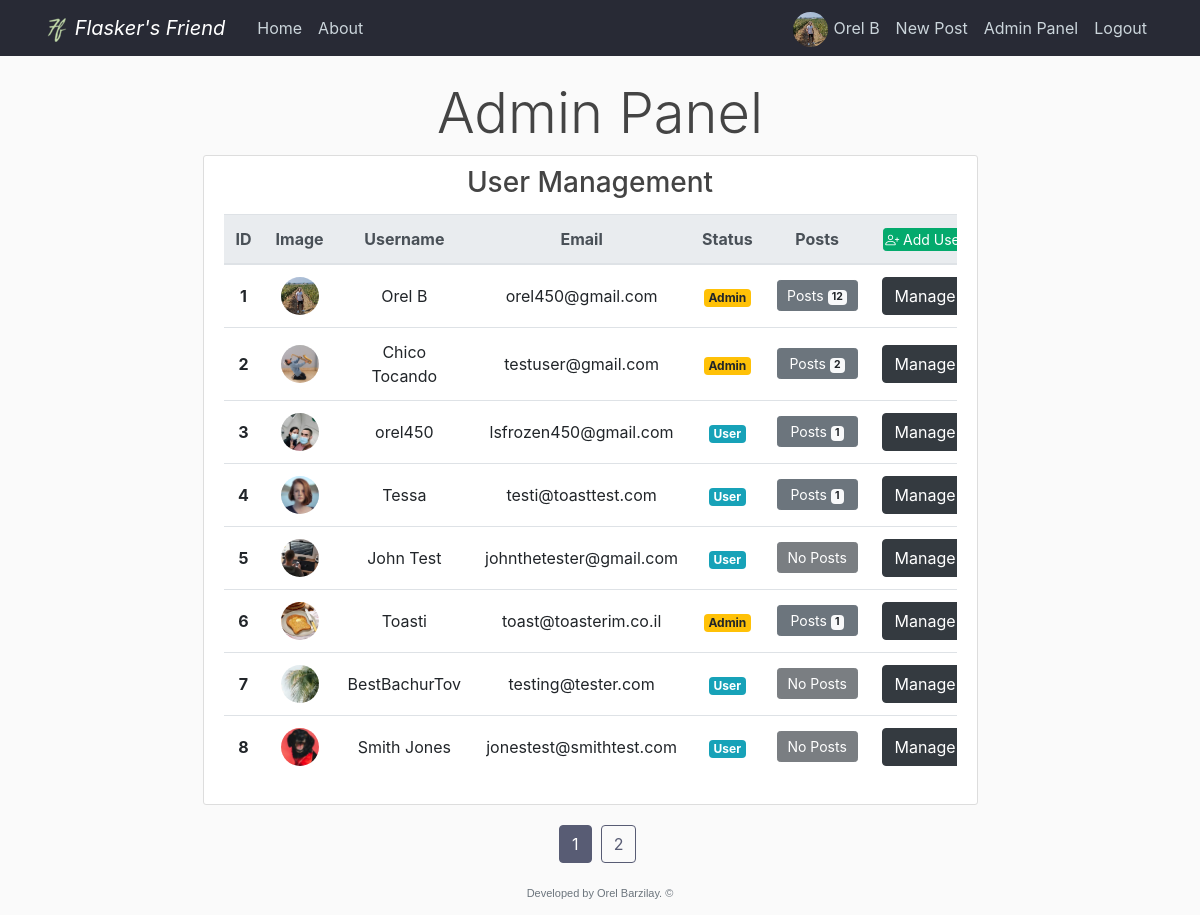
The app's page /panel (signed in) with its own data.
### flaskblog/models.py (models this page shows, shortened)
class User(db.Model, UserMixin):
    id = db.Column(db.Integer, primary_key=True)
    username = db.Column(db.String(20), unique=True, nullable=False)
    email = db.Column(db.String(120), unique=True, nullable=False)
    image_file = db.Column(db.String(20), nullable=False, default='default.jpg')
    password = db.Column(db.String(60), nullable=False)
    admin = db.Column(db.Integer, nullable=False, default=0)  # Self Added
    posts = db.relationship('Post', backref='author', lazy=True)  # Here we refer the post class
    liked = db.relationship('PostLike', foreign_keys='PostLike.user_id', backref='user', lazy='dynamic')
    disliked = db.relationship('PostDislike', foreign_keys='PostDislike.user_id', backref='user', lazy='dynamic')
    saved = db.relationship('PostSave', foreign_keys='PostSave.user_id', backref='user', lazy='dynamic')

### flaskblog/admin/routes.py (the view)
@admin.route("/panel")
@admin_auth
def admin_panel():
    page = request.args.get('page', 1, type=int)
    users = User.query.filter_by(id=User.id).paginate(page=page, per_page=users_per_page)
    return render_template('admin/admin_panel.html', title='Admin Panel',
                           users=users, per_page=users_per_page, Post=Post())

### flaskblog/admin/utils.py (called while the page is built)
def admin_auth(func):
    @wraps(func)
    @login_required
    def wrapper(*args, **kwargs):
        if current_user.admin:
            return func(*args, **kwargs)
        return abort(403)
    return wrapper

### flaskblog/models.py (called while the page is built)
@login_manager.user_loader
def load_user(user_id):
    return User.query.get(int(user_id))

### flaskblog/templates/admin/admin_panel.html (shortened to what this page needs)
{% extends "layout.html" %}
{% block heading %}
  <h1 class="display-4 text-center">Admin Panel</h1>
{% endblock %}
{% block main_container %}
    <main role="main" class="container col-lg-10">
      <div class="row main-container">
{% endblock %}
{% block sidebox %}
  <div class="col-md-8 table-box">
{% endblock sidebox %}
{% block content %}
<div class="content section">
  <div class="panel panel-default content-section">
    <div class="panel-heading">
        <h3 class="text-center">User Management</h3>
    </div>
    {% set current_page = request.args.get('page') %}
    <div class="table-responsive">
      <table class="table table-hover user-manager-table-mt">
        <thead class="thead-light">
          <tr>
            <th scope="col" class="text-center">ID</th>
            <th scope="col" class="text-center">Image</th>
            <th scope="col" class="text-center">Username</th>
            <th scope="col" class="text-center">Email</th>
            <th scope="col" class="text-center">Status</th>
            <th scope="col" class="text-center">Posts</th>
            <th scope="col" class="text-center">
              <a type="button" class="btn btn-emerald btn-xs" href="{{ url_for('admin.add_user', page=current_page) }}"><i class="bi bi-person-plus"></i> Add User</a>
            </th>
          </tr>
        </thead>
        <tbody>
        {% for user in users.items %}
          <tr>
            <th scope="row" class="text-center align-middle">{{ user.id }}</th>
            <td class="text-center align-middle">
              <img class="rounded-circle table-account-img" src="{{ url_for('static', filename='profile_pics/' + user.image_file) }}">
            </td>
            <td class="text-center align-middle">{{ user.username }}</td>
            <td class="text-center align-middle">{{ user.email }}</td>
            <td class="text-center align-middle">
              {% if user.admin %}
                <span class="badge badge-warning">Admin</span>
              {% else %}
                <span class="badge badge-info">User</span>
              {% endif %}
            </td>
            <td class="text-center align-middle">
              {% set user_post_count = Post.query.filter_by(user_id=user.id).count() %}
              {% if user_post_count == 0 %}
                <button type="button" class="btn btn-dark btn-sm btn-block" disabled>No Posts</button>
              {% else %}
                <a type="button" class="btn btn-secondary btn-sm btn-block align-middle" style="width: 81px;" href="{{ url_for('users.user_posts', username=user.username) }}">
                  Posts <span class="badge badge-light">{{ user_post_count }}</span>
                </a>
              {% endif %}
            <td class="text-center align-middle">
              <a type="button" class="btn btn-dark align-middle" href="{{ url_for('admin.manage_user', page=current_page, user_id=user.id) }}">Manage</a>
            </td>
          </tr>
        {% endfor %}
        </tbody>
      </table>
    </div>
  </div>
</div>
{% endblock content %}
  {% block pagination %}
    {% if users.query.all()|length > per_page %}
      {% for page_num in users.iter_pages(left_edge=1, right_edge=1, left_current=1, right_current=2) %}
        {% if page_num %}
          {% if users.page == page_num %}
            <a class="btn btn-theme mb-4" href="{{ url_for('admin.admin_panel', page=page_num) }}">{{ page_num }}</a>&nbsp
          {% else %}
            <a class="btn btn-outline-theme mb-4" href="{{ url_for('admin.admin_panel', page=page_num) }}">{{ page_num }}</a>&nbsp
          {% endif %}
        {% else %}
          ...
        {% endif %}
      {% endfor %}
    {% endif %}
  {% endblock pagination %}

### flaskblog/templates/layout.html (shortened to what this page needs)
<!DOCTYPE html>
<html lang="en">
<head>
    <link rel="stylesheet" href="https://stackpath.bootstrapcdn.com/bootstrap/4.3.1/css/bootstrap.min.css">
    <link rel="stylesheet" type="text/css" href="{{ url_for('static', filename='main.css') }}">
    <link rel="stylesheet" href="https://cdn.jsdelivr.net/npm/bootstrap-icons@1.5.0/font/bootstrap-icons.css">
</head>
<body>
  <div class="content">
    <header class="site-header">
      <nav class="navbar navbar-expand-md navbar-dark bg-steel fixed-top">
        <div class="container">
          <a class="navbar-brand mr-4 font-italic" href="/">
            <img src="{{ url_for('static', filename='logo_24x24.png') }}" style="height: 24px;">
            Flasker's Friend
          </a>
          <div class="collapse navbar-collapse" id="navbarToggle">
            <div class="navbar-nav mr-auto">
              <a class="nav-item nav-link" href="{{ url_for('main.home') }}">Home</a>
              <a class="nav-item nav-link" href="{{ url_for('main.about') }}">About</a>
            </div>
            <div class="navbar-nav">
              {% if current_user.is_authenticated and current_user.admin == 1 %}
                <a class="nav-item nav-link" style="padding-bottom: 0; padding-top: 4px;" href="{{ url_for('users.account') }}">
                  <img class="rounded-circle navbar-account-img my-auto" src="{{ url_for('static', filename='profile_pics/' + current_user.image_file) }}">
                  {{ current_user.username }}
                </a>
                <a class="nav-item nav-link" href="{{ url_for('posts.new_post') }}">New Post</a>
                <a class="nav-item nav-link" href="{{ url_for('admin.admin_panel') }}">Admin Panel</a>
                <a class="nav-item nav-link" href="{{ url_for('users.logout') }}">Logout</a>
              {% else %}
                <a class="nav-item nav-link" href="{{ url_for('users.login') }}">Login</a>
                <a class="nav-item nav-link" href="{{ url_for('users.register') }}">Register</a>
              {% endif %}
            </div>
          </div>
        </div>
      </nav>
    </header>
    {% block heading %}{% endblock %}
    {% block main_container %}{% endblock main_container %}
        {% block sidebox %}{% endblock sidebox %}
          {% block content %}{% endblock content %}
        </div>
      <div class="container" style="">
          <div class="pagination-container">
            {% block pagination %}{% endblock pagination%}
          </div>
      </div>
    </main>
  </div>
    <footer class="footer">
      <p class="site-footer text-muted text-center">Developed by Orel Barzilay. &copy;</p>
    </footer>
</body>
</html>

### flaskblog/static/main.css (style rules this page uses)
html, body { height: 95.8%; }
.content { flex: 1 0 auto; }
body { background: #fafafa; color: #333333; margin-top: 5rem; display: flex; flex-direction: column; }
h1, h2, h3, h4, h5, h6 { color: #444444; }
.bg-steel { background-color: #282a35; }
.site-header .navbar-nav .nav-link { color: #cbd5db; }
.content-section { background: #ffffff; padding: 10px 20px; border: 1px solid #dddddd; border-radius: 3px; margin-bottom: 20px; }
.table-account-img { object-fit: cover; height: 38px; width: 38px; }
.navbar-account-img { object-fit: cover; margin-right: 1px; height: 35px; width: 35px; }
.table-box { max-width: 775px; margin-inline-end: 20px; padding: 0; }
.user-manager-table-mt { margin-top: 6px; }
.btn-xs { width: 83.5px; padding: 0rem 0rem; font-size: .875rem; line-height: 1.5; border-radius: .2rem; vertical-align: baseline; }
.main-container { justify-content: center; }
.btn-theme { color: #fff; background-color: #585c74; border-color: #585c74; }
.btn-outline-theme { color: #585c74; border-color: #585c74; }
.btn-emerald { color: #fff; background-color: #04AA6D; border-color: #04AA6D; }
.pagination-container { width: fit-content; margin: 0 auto; }
.footer { flex-shrink: 0; }
.site-footer { font: normal 11px arial,Calibri,Verdana,Geneva,sans-serif; }

### records on screen
User: image_file (picture), username "Orel B", id "1", email "orel450@gmail.com", admin "Admin", user_post_count "12"
User: id "2", image_file (picture), username "Chico Tocando", email "testuser@gmail.com", admin "Admin"
User: id "3", image_file (picture), username "orel450", email "lsfrozen450@gmail.com", admin "User", user_post_count "1"
User: id "4", image_file (picture), username "Tessa", email "testi@toasttest.com", admin "User", user_post_count "1"
User: id "5", image_file (picture), username "John Test", email "johnthetester@gmail.com", admin "User", shows "No Posts"
User: id "6", image_file (picture), username "Toasti", email "toast@toasterim.co.il", shows "Admin", admin "1"
User: id "7", image_file (picture), username "BestBachurTov", email "testing@tester.com", admin "User", shows "No Posts"
User: id "8", image_file (picture), username "Smith Jones", email "jonestest@smithtest.com", admin "User", shows "No Posts"

### other values on screen
{{ page_num }} "1"
{{ page_num }} "2"
